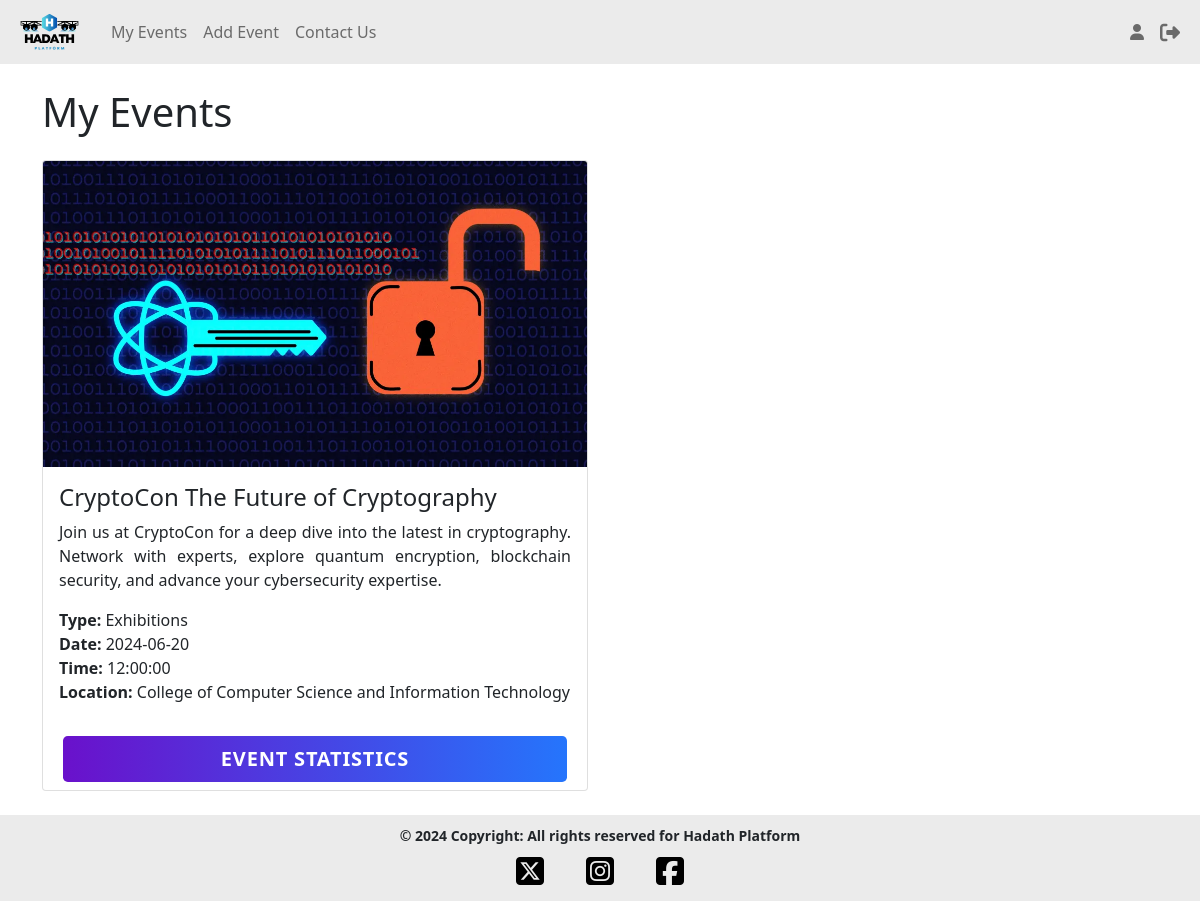
Screenshot of /organizerMyEventsPage.php (signed in) with the database file from the repository.
### tables this page shows
CREATE TABLE `events` (
  `eventID` int(10) NOT NULL,
  `title` varchar(255) NOT NULL,
  `eventType` enum('ACD','ART','AWC','CHE','COM','CFS','ENT','EXB','HOL','NET','SEM','SHO','WRK') NOT NULL,
  `date` date NOT NULL,
  `time` time NOT NULL,
  `location` varchar(255) NOT NULL,
  `description` varchar(4000) DEFAULT NULL,
  `organizerID` int(10) NOT NULL,
  `capacity` int(10) NOT NULL DEFAULT 0,
  `numberOfRegistered` int(10) DEFAULT NULL,
  `eventImage` varchar(255) DEFAULT NULL
);

### organizerMyEventsPage.php (the view, shortened to what this page needs)
<!DOCTYPE html>
<html lang="en">
<head>
    <?php
    include_once 'include/metaData.php';
    if (empty($_SESSION['organizerID'])) {
        require_once 'include\accessDenied.php';
    } else { ?>
    </head>
    <body>
        <?php
        include_once 'include/navigationBar.php';
        ?>
        <div class="container">
            <h1 class="my-4">My Events</h1>
            <?php
            require_once 'include/connection.php';
            $sql = "SELECT * FROM events WHERE organizerID = {$_SESSION['organizerID'][0]}";
            $result = $conn->query($sql);
            $eventTypeNames = [
                'ACD' => 'Academic Events',
                'ART' => 'Art Shows',
                'AWC' => 'Award Ceremonies',
                'CHE' => 'Charity Events',
                'COM' => 'Community Events',
                'CFS' => 'Conferences',
                'ENT' => 'Entertainment Events',
                'EXB' => 'Exhibitions',
                'HOL' => 'Holiday Celebrations',
                'NET' => 'Networking Events',
                'SEM' => 'Seminars',
                'SHO' => 'Showcase',
                'WRK' => 'Workshops'
            ];
            if ($result->num_rows > 0) {
                echo '<div class="row">';
                $counter = 0;
                while ($row = $result->fetch_assoc()) {
                    ?>
                    <div class="col-6 mb-4">
                        <div class="card h-100">
                            <?php
                            $firstDotPos = strpos($row['eventImage'], '.');
                            if ($firstDotPos !== false) {
                                $newEventImage = substr_replace($row['eventImage'], '', $firstDotPos, 1);
                            } else {
                                $newEventImage = $row['eventImage'];
                            }
                            ?>
                            <img class="card-img-top" src="<?php echo $newEventImage; ?>"
                                alt="<?php echo htmlspecialchars($row['title'], ENT_QUOTES, 'UTF-8'); ?>">
                            <div class="card-body">
                                <h4 class="card-title">
                                    <?php echo htmlspecialchars($row["title"], ENT_QUOTES, 'UTF-8'); ?>
                                </h4>
                                <p class="card-text" style="text-align: justify;">
                                    <?php echo htmlspecialchars($row["description"], ENT_QUOTES, 'UTF-8'); ?>
                                </p>
                                <ul class="list-unstyled">
                                    <li><strong>Type:</strong>
                                        <?php echo htmlspecialchars($eventTypeNames[$row['eventType']], ENT_QUOTES, 'UTF-8'); ?>
                                    </li>
                                    <li><strong>Date:</strong> <?php echo htmlspecialchars($row['date'], ENT_QUOTES, 'UTF-8'); ?>
                                    </li>
                                    <li><strong>Time:</strong> <?php echo htmlspecialchars($row['time'], ENT_QUOTES, 'UTF-8'); ?>
                                    </li>
                                    <li><strong>Location:</strong>
                                        <?php echo htmlspecialchars($row['location'], ENT_QUOTES, 'UTF-8'); ?></li>
                                </ul>
                            </div>
                            <?php
                            $eventDate = $row['date'];
                            $eventTime = $row['time'];
                            $eventDateTimeString = $eventDate . ' ' . $eventTime;
                            $eventDateTime = new DateTime($eventDateTimeString);
                            $now = new DateTime();
                            if ($eventDateTime > $now) {
                                ?>
                                <form action="organizerEditEventPage.php" method="POST" id="eventForm"
                                    style="display: flex; justify-content: center; gap: 10px; padding: 0 20px;">
                                    <input type="hidden" value="<?php echo $row['eventID']; ?>" name="eventID" id="eventID" />
                                    <input type="hidden" value="<?php echo $row['title']; ?>" name="title" id="title" />
                                    <input type="hidden" value="<?php echo $row['eventType']; ?>" name="eventType" id="eventType" />
                                    <input type="hidden" value="<?php echo $row['date']; ?>" name="date" id="date" />
                                    <input type="hidden" value="<?php echo $row['time']; ?>" name="time" id="time" />
                                    <input type="hidden" value="<?php echo $row['location']; ?>" name="location" id="location" />
                                    <input type="hidden" value="<?php echo $row['description']; ?>" name="description"
                                        id="description" />
                                    <input type="hidden" value="<?php echo $row['organizerID']; ?>" name="organizerID"
                                        id="organizerID" />
                                    <input type="hidden" value="<?php echo $row['capacity']; ?>" name="capacity" id="capacity" />
                                    <input type="hidden" value="<?php echo $row['numberOfRegistered']; ?>" name="numberOfRegistered"
                                        id="numberOfRegistered" />
                                    <input type="hidden" value="<?php echo $row['eventImage']; ?>" name="eventImage" id="eventImage" />
                                    <button class="btn btn-lg btn-primary btn-login text-uppercase fw-bold mb-2" type="submit"
                                        value="editEvent" name="action"
                                        style="flex: 1; background: linear-gradient(to right, #6a11cb, #2575fc); border: none; color: white;">Edit
                                        Event</button>
                                    <button class="btn btn-lg btn-primary btn-login text-uppercase fw-bold mb-2" type="button"
                                        data-bs-toggle="modal" data-bs-target="#deleteEvent"
                                        style="flex: 1; background: linear-gradient(to right, #06beb6, #48b1bf); border: none; color: white;">Delete
                                        Event</button>
                                </form>
                                <div class="modal fade" id="deleteEvent" tabindex="-1" role="dialog" aria-labelledby="modalLabel"
                                    aria-hidden="true">
                                    <div class="modal-dialog" role="document">
                                        <div class="modal-content">
                                            <div class="modal-header">
                                                <h5 class="modal-title" id="modalLabel">Delete
                                                    "<?php echo htmlspecialchars($row["title"], ENT_QUOTES, 'UTF-8'); ?>"</h5>
                                                <button type="button" class="btn-close" data-bs-dismiss="modal"
                                                    aria-label="Close"></button>
                                            </div>
                                            <div class="modal-body">
                                                <h5 style="text-align: center;">Are you sure you want to delete this event?</h5>
                                                <br>
                                                <form action="functions/deleteEvent.php" method="POST" id="deleteEvent">
                                                    <input type="hidden" name="eventID" value="<?php echo $row['eventID']; ?>" />
                                                    <div class="modal-footer">
                                                        <button type="submit" class="btn btn-primary">Delete Event</button>
                                                    </div>
                                                </form>
                                            </div>
                                        </div>
                                    </div>
                                </div>
                                <?php
                            } else {
                                ?>
                                <form action="organizerEventStatisticsPage.php" method="POST" id="eventForm"
                                    style="display: flex; justify-content: center; gap: 10px; padding: 0 20px;">
                                    <button class="btn btn-lg btn-primary btn-login text-uppercase fw-bold mb-2" type="submit"
                                        value="eventStatistics" name="action"
                                        style="flex: 1; background: linear-gradient(to right, #6a11cb, #2575fc); border: none; color: white;">Event
                                        Statistics</button>
                                </form>
                                <?php
                            }
                            ?>
                        </div>
                    </div>
                    <?php
                    $counter++;
                }
                if ($counter % 2 != 0) {
                    echo '</div>';
                }
            } else {
                echo "0 results";
            }
            ?>
        </div>
        <?php
        include_once 'include/footer.php';
        ?>
    </body>
    <?php
    }
    ?>
</html>

### styles.css (style rules this page uses)
.btn-login { font-size: 0.9rem; letter-spacing: 0.05rem; padding: 0.75rem 1rem; background-image: linear-gradient(to right, #5de0e6, #004aad); border: none; color: white; transition: background-image 0.3s ease-in-out; }
* { margin: 0; padding: 0; box-sizing: border-box; }

### rows the page displays
events: eventImage (picture), title "CryptoCon The Future of Cryptography", description "Join us at CryptoCon for a deep dive into the latest in cryptography. Network with experts, explore quantum encryption, blockchain security, and advance your cybersecurity expertise.", eventType "Exhibitions", date "2024-06-20", time "12:00:00", location "College of Computer Science and Information Technology"
